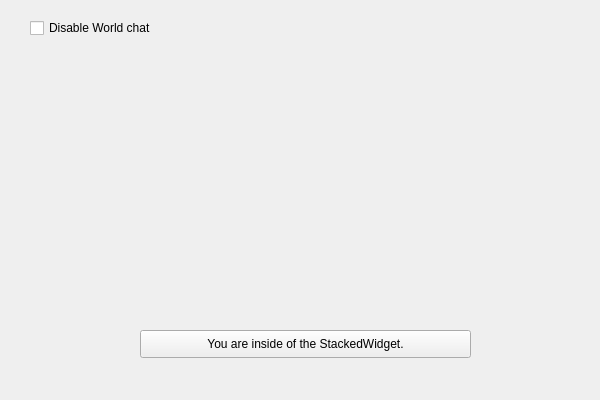
<?xml version="1.0" encoding="UTF-8"?>
<ui version="4.0">
 <class>AionUtilClass</class>
 <widget class="QMainWindow" name="AionUtilClass">
  <property name="geometry">
   <rect>
    <x>0</x>
    <y>0</y>
    <width>600</width>
    <height>400</height>
   </rect>
  </property>
  <property name="windowTitle">
   <string>AionUtil</string>
  </property>
  <widget class="QWidget" name="centralWidget">
   <widget class="QStackedWidget" name="stackedWidget">
    <property name="geometry">
     <rect>
      <x>0</x>
      <y>0</y>
      <width>601</width>
      <height>401</height>
     </rect>
    </property>
    <widget class="QWidget" name="page">
     <widget class="QPushButton" name="pushButton">
      <property name="geometry">
       <rect>
        <x>140</x>
        <y>330</y>
        <width>331</width>
        <height>28</height>
       </rect>
      </property>
      <property name="text">
       <string>You are inside of the StackedWidget.</string>
      </property>
     </widget>
     <widget class="QCheckBox" name="worldChat_checkBox">
      <property name="geometry">
       <rect>
        <x>30</x>
        <y>20</y>
        <width>181</width>
        <height>16</height>
       </rect>
      </property>
      <property name="text">
       <string>Disable World chat</string>
      </property>
     </widget>
    </widget>
    <widget class="QWidget" name="page_2"/>
   </widget>
  </widget>
 </widget>
 <layoutdefault spacing="6" margin="11"/>
 <resources>
  <include location="AionUtil.qrc"/>
 </resources>
 <connections/>
</ui>
